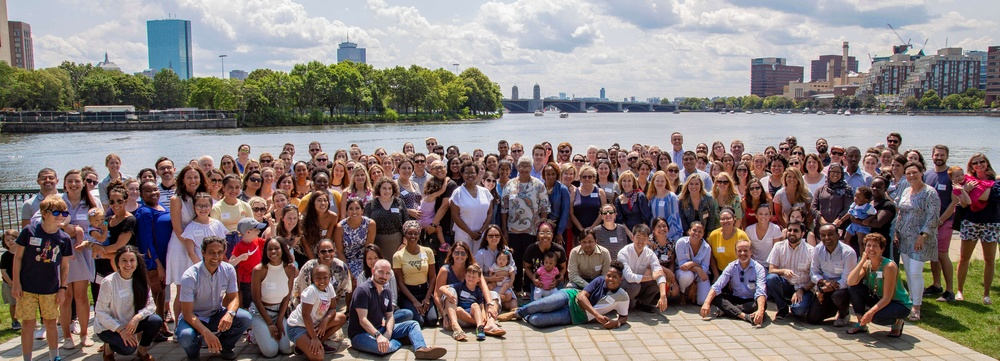
#> input picture Face Detection/Detecting Images/example.jpg, 1000 x 361 px, shrunk from 5379 x 1941 before the run; its folder holds only this picture in this run
$ python FaceDetectionOOP.py
#> lines starting #> are read from the running program, lines starting #| are printed output that depends on the picture; after the words box and inside, x2 and y2 are one past the last pixel; in counts of white or black regions, pixels touching at a corner belong together
import cv2
import os

# Global Variables
extensions = ['jpg', 'jpeg', 'JPG', 'JPEG', 'png', 'PNG']
xml_detector = cv2.CascadeClassifier('haarcascade_frontalface_default.xml')

class FaceDetector ():
    def check_faces(self, photo):
#> called with photo = 'example.jpg'
        image = cv2.imread(photo)
#> image is the input picture: shape (361, 1000, 3); mean B, G, R 120.5, 121.9, 132.4
        # Procedure to Generate the Name of the file
        file_new_name = "FE-" + photo
        cv2.imwrite(file_new_name, self.generate_edit_image(image))

    # Looking for all files on a Directory

    def generate_edit_image(self, image):
        global xml_detector
        gray = cv2.cvtColor(image, cv2.COLOR_BGR2GRAY)
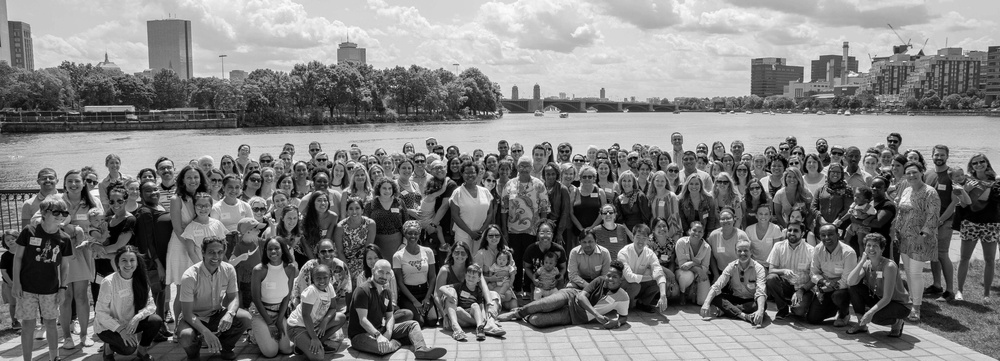
#> gray: shape (361, 1000); min 0, max 255, mean 124.9
        face_image = xml_detector.detectMultiScale(gray, 1.1, 4)
#> face_image = [[116, 250, 26, 26]]
        for (x, y, w, h) in face_image:
            cv2.rectangle(image, (x, y), (x + w, y + h), (255, 0, 0), 2)
#> this loop made 1 pass
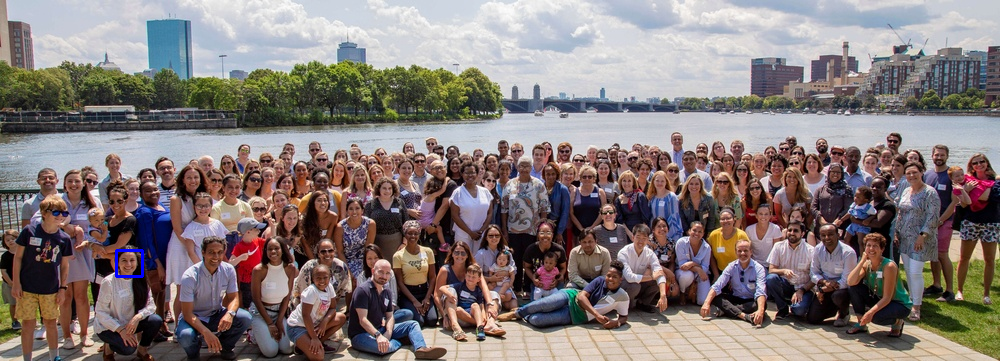
#> image: shape (361, 1000, 3); 0.09% of pixels changed, all inside (x1, y1, x2, y2) = (115, 249, 144, 278)

        return image

    def main(self):
        global extensions
        photos_to_check = [
            filename for filename in os.listdir('.') if any(filename.endswith(ext) for ext in extensions)
        ]
        for filename in photos_to_check:
            self.check_faces(filename)


faces = FaceDetector()
faces.main()

$ run again, on Face Detection/Detecting Images/parAperam.jpg
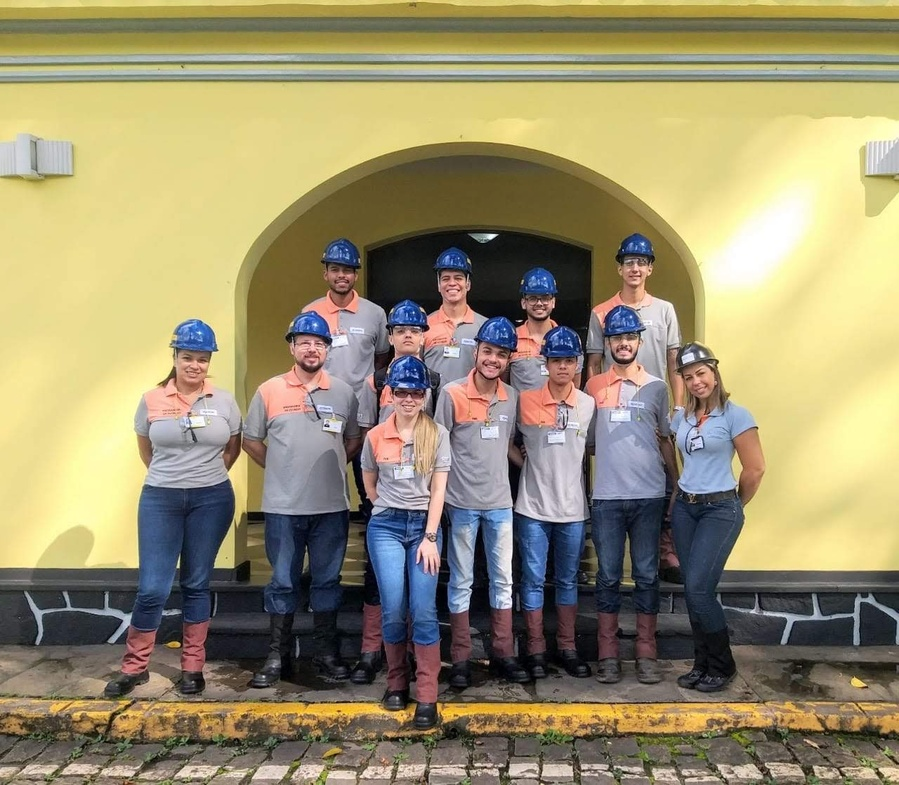
#> input picture Face Detection/Detecting Images/parAperam.jpg, 899 x 785 px, shrunk from 1280 x 1118 before the run
#> in check_faces, image is the input picture: shape (785, 899, 3); mean B, G, R 110.6, 143.7, 153.5
#> in generate_edit_image, `gray = cv2.cvtColor(image, cv2.COLOR_BGR2GRAY)`:
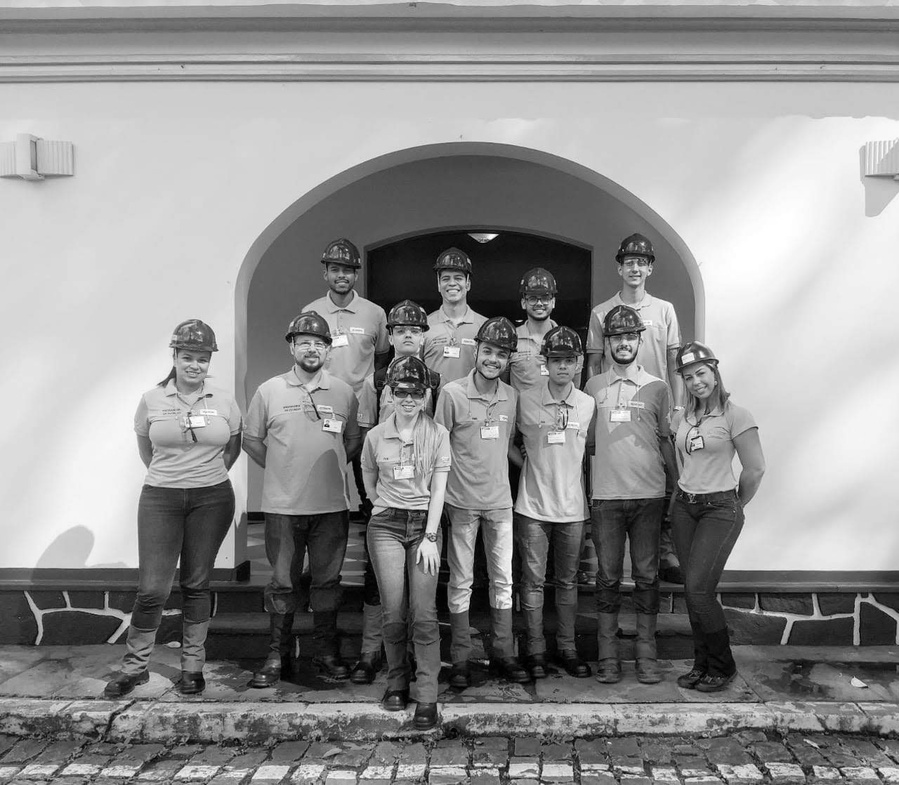
#> gray: shape (785, 899); min 0, max 255, mean 142.8
#> face_image = [[595, 650, 26, 26], [435, 265, 34, 34], [607, 326, 35, 35], [619, 251, 34, 34], [294, 330, 35, 35]]
#> the loop in generate_edit_image, `for (x, y, w, h) in face_image:` made 5 passes
#> after the loop in generate_edit_image, `for (x, y, w, h) in face_image:`:
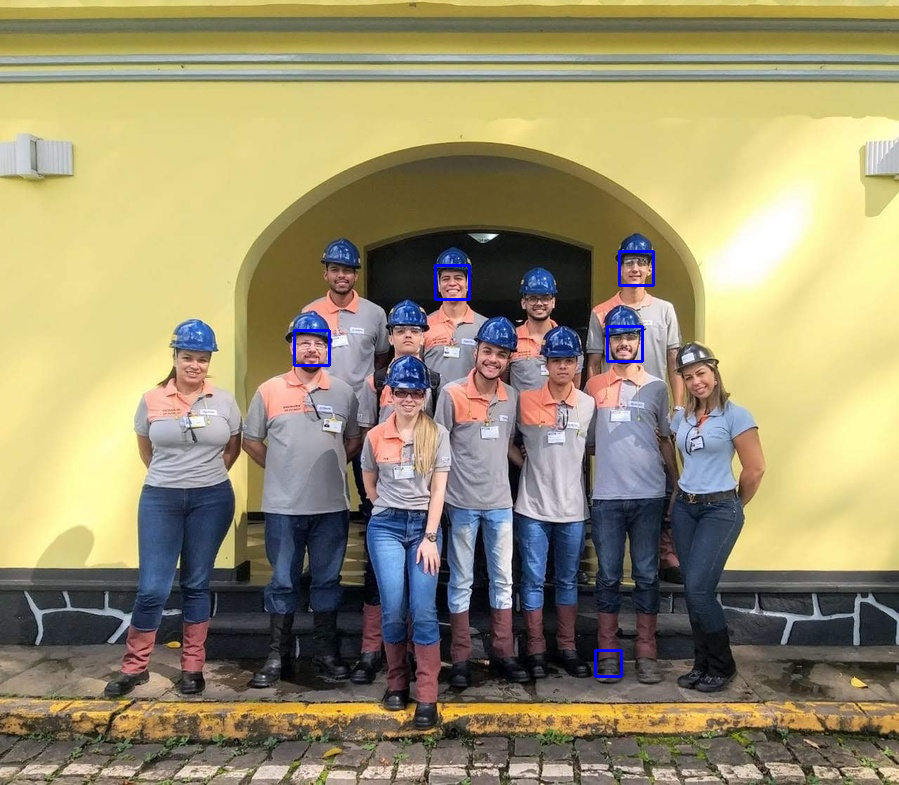
#> image: shape (785, 899, 3); 0.28% of pixels changed, all inside (x1, y1, x2, y2) = (293, 250, 655, 678)
